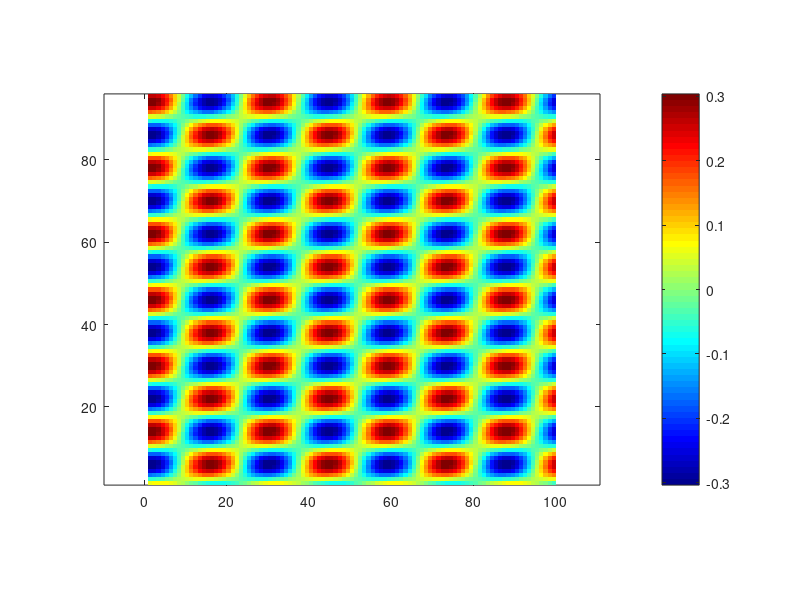
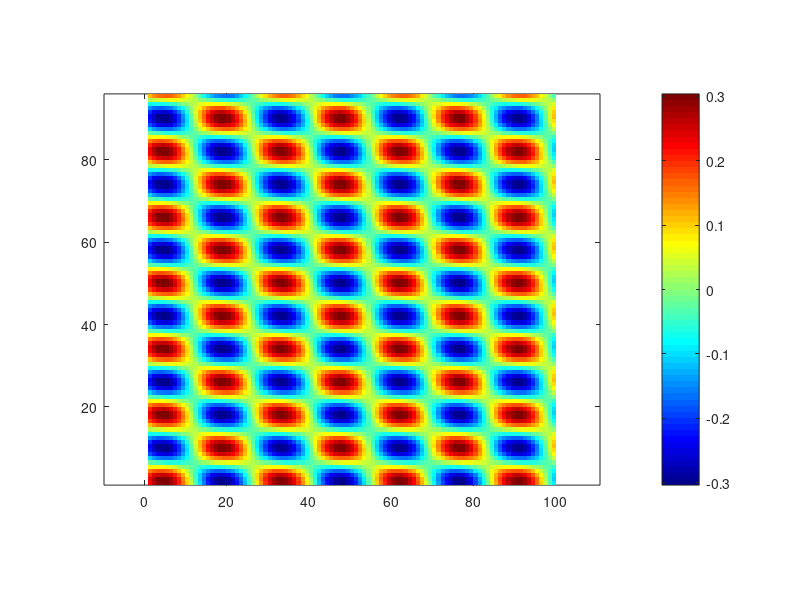
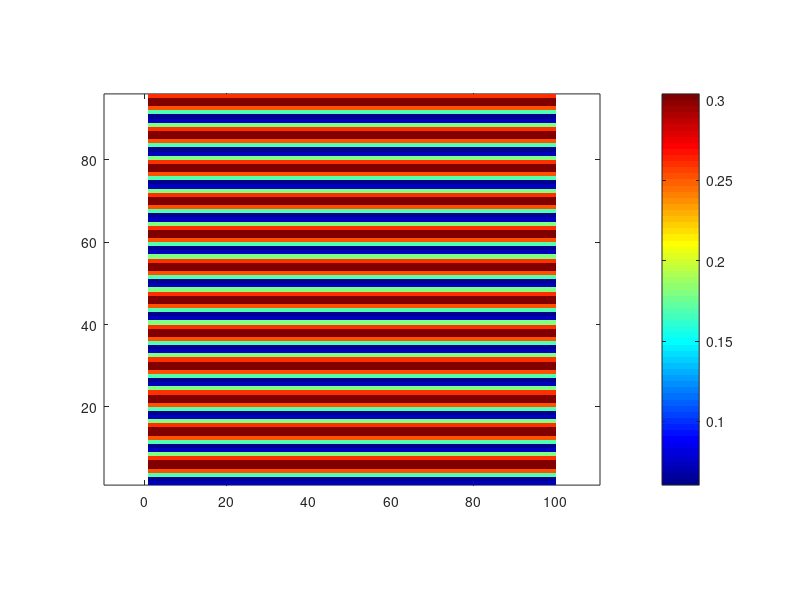
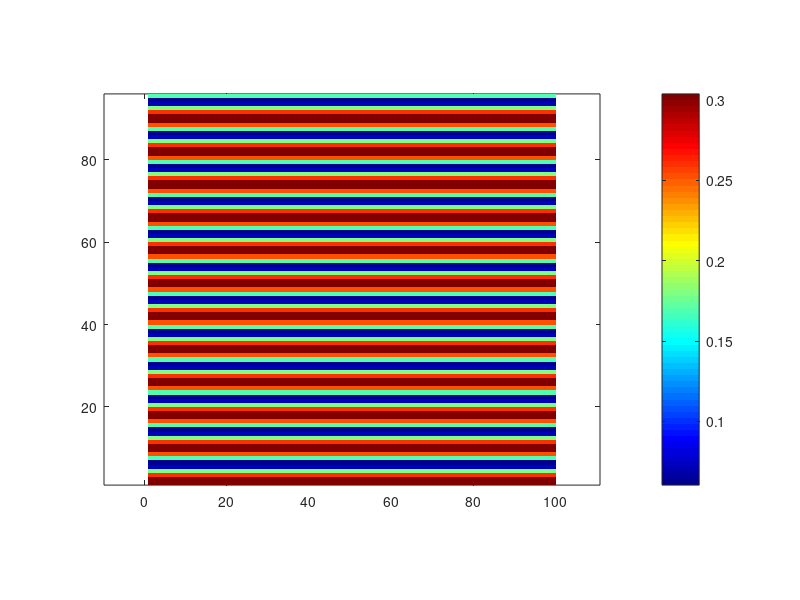

Recreate these plots in MATLAB, in order.
clear;clc;close all;
 
load('wfW48.mat');
%W is width. Width must be divisible by 4 and 8.
%n is desired mode to plot
W = 48;
n = 3;

wf0modes = [1, 2, 3, 4, 5, 6, 7, 8, 9, 10, 11]
actualmodes = [0, 1, -1, 2, -2, 3, -3, 4, -4, 5, -5]
modemap = containers.Map(actualmodes, wf0modes)

psi1=reshape(wf0(modemap(n),:),W,[]);psi2=reshape(wf0(modemap(n)+1,:),W,[]);

figure;pcolor(real([psi1;psi1]));axis equal tight;shading flat;colormap(jet);colorbar;
figure;pcolor(real([psi2;psi2]));axis equal tight;shading flat;colormap(jet);colorbar;
figure;pcolor( abs([psi1;psi1]));axis equal tight;shading flat;colormap(jet);colorbar;
figure;pcolor( abs([psi2;psi2]));axis equal tight;shading flat;colormap(jet);colorbar;
%--------------------------------------------------------------------------
W=size(psi1,1);

if (mod(W, 2) == 0) && (mod(W,4) == 0) && (mod(n,2) == 1)
    p11=psi1(1,1);p12=psi1(1+W/4,1);p21=psi2(1,1);p22=psi2(1+W/4,1)
elseif (mod(W, 2) == 0) && (mod(W,4) == 0) && (mod(n,2) == 0)
    p11=psi1(1,1);p12=psi1(1+W/8,1);p21=psi2(1,1);p22=psi2(1+W/8,1)
end

phi     = atan(abs( (p11-p12/1i) / (p11+p12/1i) )); 
theta   = angle(    (p11-p12/1i) / (p11+p12/1i) );
theta1  = angle(    (p11+p12/1i)/2 );
theta2  = angle(   -(p21+p22/1i)/2 );
psi1p   = ( psi1*exp(-1i*theta1)*cos(phi) - psi2*exp(-1i*theta2)*sin(phi) ); 
psi2p   = ( psi1*exp(-1i*theta1)*sin(phi) + psi2*exp(-1i*theta2)*cos(phi) )*exp(-1i*theta);

figure;pcolor(real([psi1p;psi1p]));axis equal tight;shading flat;colormap(jet);colorbar;
figure;pcolor(real([psi2p;psi2p]));axis equal tight;shading flat;colormap(jet);colorbar;
figure;pcolor( abs([psi1p;psi1p]));axis equal tight;shading flat;colormap(jet);colorbar;
figure;pcolor( abs([psi2p;psi2p]));axis equal tight;shading flat;colormap(jet);colorbar;